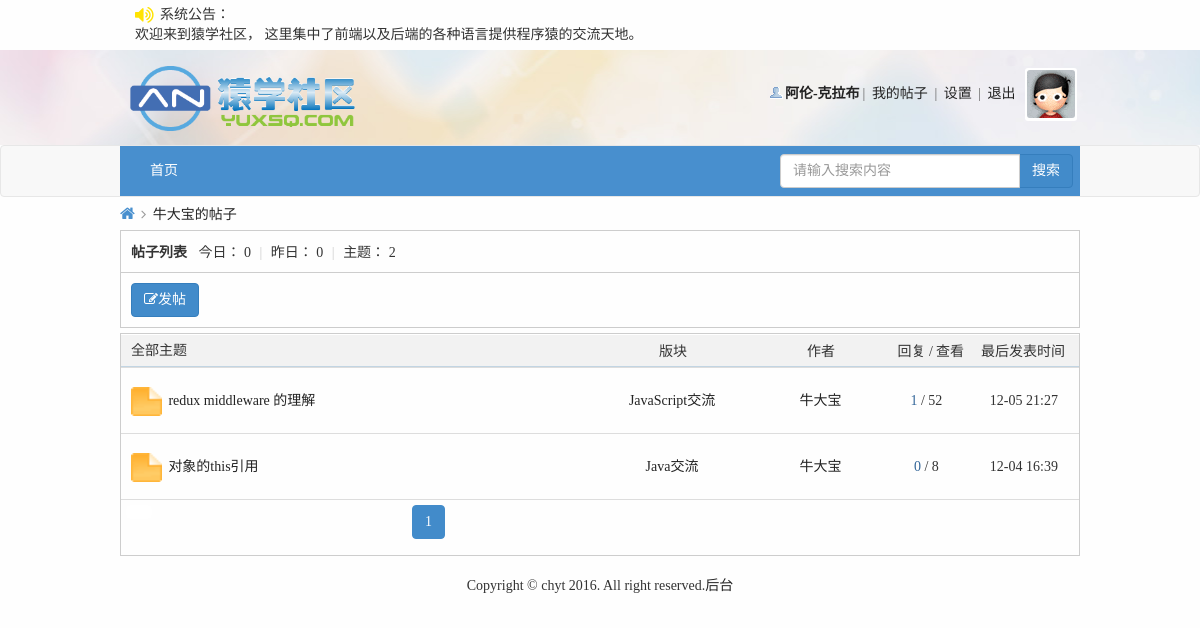
The page /userPost.php?uid=44 (signed in) on the database its author committed.
### tables this page shows
CREATE TABLE IF NOT EXISTS `notice` (
  `nid` int(11) NOT NULL AUTO_INCREMENT COMMENT '序号',
  `noticeContent` varchar(200) NOT NULL COMMENT '公告内容',
  PRIMARY KEY (`nid`)
);

CREATE TABLE IF NOT EXISTS `user` (
  `id` int(20) NOT NULL AUTO_INCREMENT COMMENT '唯一标识符',
  `name` varchar(200) NOT NULL COMMENT '用户名称',
  `psw` varchar(200) NOT NULL COMMENT '用户密码',
  `sex` varchar(200) NOT NULL DEFAULT '未填写' COMMENT '用户性别',
  `email` varchar(200) NOT NULL COMMENT '邮箱地址',
  `qq` varchar(200) NOT NULL DEFAULT '未填写' COMMENT '用户qq',
  `photo` varchar(200) NOT NULL COMMENT '用户头像',
  `userType` int(11) NOT NULL DEFAULT '0' COMMENT '用户类型',
  `reallyName` varchar(200) NOT NULL DEFAULT '未填写' COMMENT '用户真实姓名',
  `birthday` varchar(200) NOT NULL DEFAULT '未填写' COMMENT '用户生日',
  `homeplace` varchar(200) NOT NULL DEFAULT '未填写' COMMENT '用户出生地',
  `bloodType` varchar(200) NOT NULL DEFAULT '未填写' COMMENT '用户血型',
  `fixedTel` varchar(200) NOT NULL DEFAULT '未填写' COMMENT '用户固定电话',
  `phone` varchar(200) NOT NULL DEFAULT '未填写' COMMENT '用户电话',
  `website` varchar(200) NOT NULL DEFAULT 'http://' COMMENT '用户主页',
  `school` varchar(200) NOT NULL DEFAULT '未填写' COMMENT '用户毕业学校',
  `degree` varchar(200) NOT NULL DEFAULT '未填写' COMMENT '用户学历',
  `company` varchar(200) NOT NULL DEFAULT '未填写' COMMENT '用户公司',
  `profession` varchar(200) NOT NULL DEFAULT '未填写' COMMENT '用户职业',
  `job` varchar(200) NOT NULL DEFAULT '未填写' COMMENT '用户职位',
  `income` varchar(200) NOT NULL DEFAULT '未填写' COMMENT '用户年收入',
  `registerTime` datetime NOT NULL COMMENT '注册时间',
  `lastLogin` datetime NOT NULL COMMENT '最后一次登录时间',
  `userStatus` int(11) NOT NULL DEFAULT '0' COMMENT '用户是否需要验证状态',
  `isForbid` int(11) NOT NULL DEFAULT '0' COMMENT '是否禁止',
  `loginTimes` int(11) NOT NULL DEFAULT '1' COMMENT '登陆次数',
  PRIMARY KEY (`id`)
);

CREATE TABLE IF NOT EXISTS `post` (
  `postId` int(11) NOT NULL AUTO_INCREMENT COMMENT '帖子id',
  `postTitle` varchar(200) NOT NULL COMMENT '帖子标题',
  `postContent` varchar(2000) NOT NULL COMMENT '帖子内容',
  `postTime` datetime NOT NULL COMMENT '发帖时间',
  `tsmoduleId` int(11) NOT NULL COMMENT '所属子版块的id',
  `times` int(11) NOT NULL COMMENT '浏览次数',
  `postuid` int(11) NOT NULL COMMENT '发帖人id',
  `isTop` int(11) NOT NULL DEFAULT '0' COMMENT '是否置顶',
  `isBoutique` int(11) NOT NULL DEFAULT '0' COMMENT '是否加精',
  `postStatus` int(11) NOT NULL DEFAULT '0' COMMENT '帖子是否需要验证状态，默认0无需验证',
  `updateTime` datetime NOT NULL COMMENT '当前条帖子有回复就更新',
  `isShield` int(11) NOT NULL DEFAULT '0' COMMENT '是否屏蔽',
  PRIMARY KEY (`postId`)
);

CREATE TABLE IF NOT EXISTS `sub_module` (
  `sid` int(20) NOT NULL AUTO_INCREMENT COMMENT '子版块id',
  `smoduleName` varchar(200) NOT NULL COMMENT '子版块名称',
  `smodulePic` varchar(200) NOT NULL COMMENT '子版块图片',
  `tParenModuleId` int(20) NOT NULL COMMENT '所属父版块id',
  `smoduleDesc` varchar(200) NOT NULL COMMENT '子版块描述',
  PRIMARY KEY (`sid`)
);

### inc/mysql.func.php (called while the page is built, shortened)
<?php
    function execute($link, $sql){
        $result = mysqli_query($link, $sql);
        return $result;
    }
    function nums($link, $sql){
        return mysqli_num_rows(execute($link, $sql));
    }
    function fetch_array($result){
        return mysqli_fetch_assoc($result);
    }
?>

### userPost.php (the view, shortened to what this page needs)
<!DOCTYPE html>
<html lang="en">
<head>
    <link rel="stylesheet" href="font/css/font-awesome.min.css">
    <link rel="stylesheet" href="css/bootstrap/css/bootstrap.min.css">
    <link rel="stylesheet" href="css/common.css">
    <link rel="stylesheet" href="css/pModuleList.css">
    <link rel="stylesheet" href="css/myPost.css">
</head>
<?php
    $link = connect();
    $sql_n = "select * from notice where nid=1";
    $data_n = fetch_array(execute($link, $sql_n));
    $nc = $data_n["noticeContent"];
    if (!($member_id = login_state($link))){
        promptBox("请先登录后才能继续浏览", 5, "login.php");
        exit;
    }
    $sql_user = "select * from user where id={$_GET['uid']}";
    $data_user = fetch_array(execute($link, $sql_user));
    include_once "inc/handlerLogin.php";
    $sql_post = "select * from post where postuid={$_GET['uid']}";
    $post_total = nums($link, $sql_post);
    $pagesize = 5;
    $page = page($post_total, $pagesize);
    $post = "select * from post where postuid={$_GET['uid']} ORDER BY postId DESC {$page['limit']}";
    $res_post = execute($link, $post);
    $sql_total_today = "select * from post where postuid={$_GET['uid']} and date_format(postTime,'%Y-%m-%d')=curdate()";
    $ptotal_today = nums($link, $sql_total_today);
    $sql_total_yesterday = "select * from post where postuid={$_GET['uid']} and date_format(postTime,'%Y-%m-%d')=DATE_SUB(curdate(),INTERVAL 1 DAY)";
    $ptotal_yesterday = nums($link, $sql_total_yesterday);
?>
<body>
<?php include_once "inc/header.inc.php"?>
<?php include_once "inc/nav.inc.php"?>
<div class="container" style="width: 990px;">
    <div class="position">
        <div class="z">
            <a href="index.php" class="nvhm"><i class="fa fa-home"></i></a>
            <em><i class="fa fa-angle-right"></i></em>
            <a href="#"><?php echo $data_user['name'];?>的帖子</a>
        </div>
    </div>
    <div class="pm-wrap">
        <div class="pm">
            <strong>帖子列表</strong>
            <em>今日：</em>
            <em><?php echo $ptotal_today;?></em>
            <span class="pipe">|</span>
            <em>昨日：</em>
            <em><?php echo $ptotal_yesterday;?></em>
            <span class="pipe">|</span>
            <em>主题：</em>
            <em><?php echo $post_total;?></em>
        </div>
        <div class="pm-desc">
            <a href="publish.php" class="btn btn-primary"><i class="fa fa-edit"></i>发帖</a>
        </div>
    </div>
    <div class="pm-sm">
        <div class="pm-sm-top" style="position: relative;">
            <h2>全部主题</h2>
            <span class="reply poa">回复 /</span>
            <span class="look poa">查看</span>
            <span class="author poa">作者</span>
            <span class="module poa">版块</span>
            <span class="lastTime poa">最后发表时间</span>
        </div>
        <div class="pm-sm-list">
            <table class="table table-condensed table-hover" id="smtable">
                <?php
                if($post_total) {
                    while ($data_post = fetch_array($res_post)) {
                        $sql_sm = "select * from sub_module where sid={$data_post['tsmoduleId']}";
                        $data_sm = fetch_array(execute($link, $sql_sm));
                        $sql_rep = "select * from reply where tpostId={$data_post['postId']}";
                        $rep_total = nums($link, $sql_rep);
                        ?>
                        <tr>
                            <td class="td1">
                                <a href="#"><img src="img/folder_new.gif" width="31" height="29"></a>
                            </td>
                            <td class="td2"><a href="postShow.php?postId=<?php echo $data_post['postId'];?>&sid=<?php echo $data_sm['sid'];?>"><?php echo $data_post['postTitle'];?></a></td>
                            <td class="td5"><a href="sModuleList.php?sid=<?php echo $data_sm['sid'];?>"><?php echo $data_sm['smoduleName'];?></a></td>
                            <td class="td6"><a href="profile.php?uid=<?php echo $data_user['id'];?>"><?php echo $data_user['name'];?></a></td>
                            <td class="td3">
                                <span class="xi2" title="回复"><?php echo $rep_total; ?></span>
                                <span class="xi1" title="查看"> / <?php echo $data_post['times']; ?></span>
                            </td>
                            <td class="td7"><?php echo tranTime(strtotime($data_post['postTime']));?></td>
                        </tr>
                    <?php }
                }else{
                    echo "<tr><td colspan='4' style='padding-left: 15px;'>暂无帖子...</td></tr>";
                }
                ?>
                <tr>
                    <td colspan="6">
                        <a class="btn btn-default" id="pubBtn" style="margin-right: 260px;border-color: #fff;"></a class="btn btn-default">
                        <ul class="pagination" style="display: inline; margin: 0;padding: 0;">
                            <?php
                                echo $page['html'];
                            ?>
                        </ul>
                    </td>
                </tr>
            </table>
        </div>
    </div>
</div>
<?php include_once "inc/footer.inc.php"?>
</body>
</html>

### inc/header.inc.php (shortened to what this page needs)
<?php
if(!empty($nc)){
    echo "<div class='notice'>
            <div class='container'>
                <p><i class='fa fa-volume-up'></i></p><p style='margin-left: 25px;'>系统公告：</p>
                <marquee direction='left' width='830' scrollamount='2'>{$nc}</marquee>
            </div>
          </div>" ;
}
?>
<div id="header">
    <div class="container" style="width: 960px;padding: 0;">
        <div class="logo"><a href="index.php"><img src="img/logo.png" height="65"></a></div>
        <div class="info">
            <?php
                $img_url = null;
                if (isset($member_id) && $member_id) {
                    $sql_photo = "select photo from user where id={$member_id}";
                    $member_result = execute($link, $sql_photo);
                    $res_photo = fetch_array($member_result);
                    if ($res_photo['photo'] != '') {
                        $img_url = $res_photo['photo'];
                    }else{
                        $img_url = 'img/noavatar_small.gif';
                    }
                }else{
                    $img_url = 'img/noavatar_small.gif';
                }
                if(isset($member_id) && $member_id){
                    $sql_info = "select * from user where id='{$member_id}'";
                    $res_info = fetch_array(execute($link, $sql_info));
                    $html = <<<EOT
                        <ul>
                            <li class="person"><a href="profile.php"><strong>{$res_info['name']}</strong></a></li>|
                            <li><a href="myPost.php">我的帖子</a></li> |
                            <li><a href="setProfile.php">设置</a></li> |
                            <li><a class="logout" href="#">退出</a></li>
                            <li class="headpic"><a href="profile.php"><img src="{$img_url}" width="48" height="48"></a></li>
                        </ul>
EOT;
                    echo $html;
                }
            ?>
        </div>
    </div>
</div>

### css/common.css (style rules this page uses)
html, body, div, ul, li, h1, h2, h3, h4, h5, h6, p, dl, dt, dd, ol, form, input, textarea, th, td, select { margin: 0; padding: 0; }
* { box-sizing: border-box; }
html, body { min-height: 100%; }
body { font-family: "Microsoft YaHei"; font-size:14px; color:#333; background-color: #f2f9fd; }
h1, h2, h3, h4, h5, h6 { font-weight:normal; }
ul,ol { list-style: none; }
img { border: none; vertical-align: middle; }
a { text-decoration: none; color: #232323; }
table { border-collapse: collapse; table-layout: fixed; }
body { background: #fefefe; }
.container { width: 960px; }
#header { height:95px; font-size: 14px; color: #666; background: url("../img/eyoung_bg.jpg") repeat-x 50% 0; }
#header .container { height: 95px; }
#header .container .logo { float: left; height: 95px; text-align: center; line-height: 95px; }
#header .container .info { float: right; height: 56px; margin-top: 18px; }
.pipe { margin: 0 5px; color: #ccc; }
#header .info ul { height: 100%; }
#header .info ul li { list-style: none; display: inline-block; height: 100%; margin: 0 3px; }
#header .info ul li a { display: block; }
#header .info ul .headpic { padding: 2px; background-color: #fff; vertical-align: middle; height: 53px; border-radius: 3px; }
#header .info ul .headpic a { display: block; }
#header .info ul .headpic a img { border-radius: 3px; }
.person { background: url(../img/user_online.gif) no-repeat 0% 8%; text-indent: 15px; }
.notice { padding: 5px 0; }
.notice p { display: inline; }
i.fa.fa-volume-up { font-size: 20px; margin-right:5px; position: absolute; top: 5px; color: #FFE302; }

### css/pModuleList.css (style rules this page uses)
.position { margin: 2px 0; height: 29px; border: none; line-height: 29px; }
.position .z { padding-right: 10px; float: left; }
.nvhm { width: 16px; overflow: hidden; color: #488FCE; font-size: 16px; }
.position .z em { width: 20px; margin: 0 3px; font-style: normal; overflow: hidden; color: #999; }
.pm-desc { border: 1px solid #ccc; border-top:none; padding-top: 10px; padding-bottom: 10px; padding-left: 10px; }
.pm { height: 43px; line-height: 43px; padding-left: 10px; border: 1px solid #cdcdcd; }
.pm strong { margin-right: 8px; }
.pm em { font-style: normal; }
.pm-sm { border: 1px solid #cdcdcd; margin-top: 5px; }
.pm-sm .pm-sm-top { height:33px; line-height:33px; padding: 0 10px; border-top: 1px solid #FFF; border-bottom: 1px solid #C2D5E3; background: #F2F2F2; white-space: nowrap; overflow: hidden; }
.pm-sm .pm-sm-top h2 { height: 100%; line-height:31px; font-size: 14px; float: left; }
#smtable { margin-bottom:0; }
#smtable tr { height: 55px; line-height: 55px; }
#smtable tr td { height: 55px; line-height: 55px; }
#smtable tr td.td1 { width: 5%; padding-left: 10px; text-align: center; }
#smtable tr td.td1 a { display: block; }
#smtable tr td.td2 { width: 50%; overflow: hidden; white-space: nowrap; -ms-text-overflow: ellipsis; text-overflow: ellipsis; }
#smtable tr td.td3 { width: 5%; }
td.td7 { width: 13%; text-align: center; }
td.td5 { width: 20%; text-align: center; }
td.td6 { width: 15%; text-align: center; }
#smtable tr td.td3 { width: 10%; text-align: center; }
.xi2, .xi2 a, .xi3 a { color: #369; }
#pubBtn { margin-right: 200px; display: inline-block; float: left; }
.poa { position: absolute; }

### css/myPost.css (style rules this page uses)
.poa { position: absolute; }
.reply { right: 146px; }
.look { right: 115px; }
.author { right: 244px; }
.module { right: 392px; }
.lastTime { right: 14px; }

### rows shown on the page
notice: noticeContent "欢迎来到猿学社区， 这里集中了前端以及后端的各种语言提供程序猿的交流天地。"
user: name "阿伦-克拉布"
user: name "牛大宝"
post: postTitle "redux middleware 的理解", sub_module.smoduleName "JavaScript交流", rep_total "1", times "52", postTime "12-05 21:27"
post: postTitle "对象的this引用", sub_module.smoduleName "Java交流", rep_total "0", times "8", postTime "12-04 16:39"

### other values the page prints
$ptotal_today "0"
$ptotal_yesterday "0"
$post_total "2"
